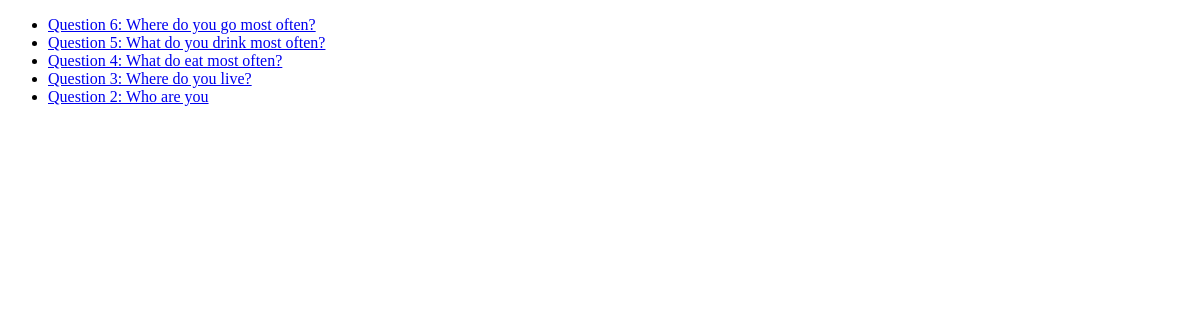
/polls/, run on an earlier commit of the app's database.
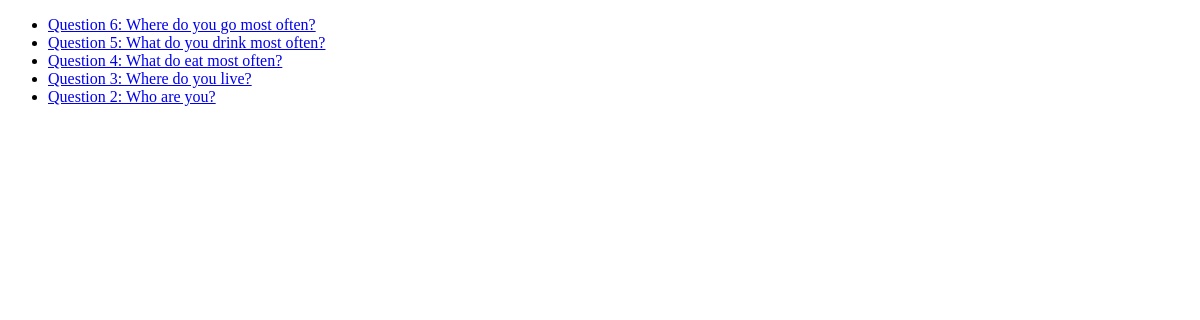
And on a later commit of the database.
### polls/models.py (models this page shows, shortened)
class Question(models.Model):
    question_text=models.CharField(max_length=200)
    pub_date=models.DateTimeField('date published')

### polls/views.py (the view)
# urls.py: path('', views.index, name='index'),
def index(request):
    latest_question_list = Question.objects.order_by('-pub_date')[:5]
    context = {'latest_question_list': latest_question_list}
    return render(request, 'polls/index.html', context)

### polls/templates/polls/index.html (shortened to what this page needs)
<!DOCTYPE html>
<html lang="en">
<head>
</head>
<body>
{% if latest_question_list %}
    <ul>
    {% for question in latest_question_list %}
        <li><a href="{% url 'polls:detail' question.id %}">{{ question.question_text }}</a></li>
    {% endfor %}
    </ul>
{% else %}
    <p>No polls are available.</p>
{% endif %}
</body>
</html>

What changed in the data, as far as the page shows it:
changed Question: question_text "Question 2: Who are you" → "Question 2: Who are you?"
